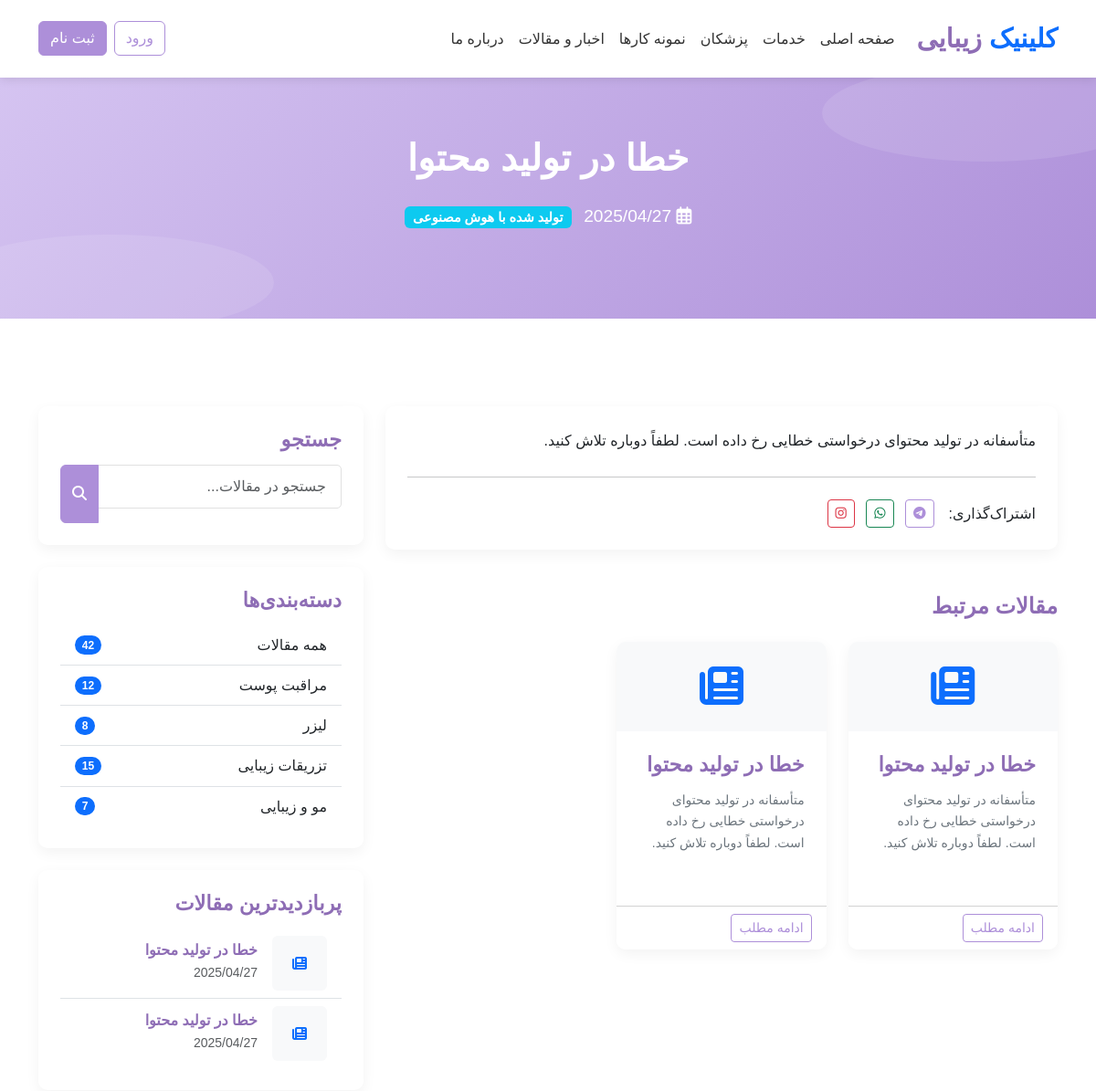
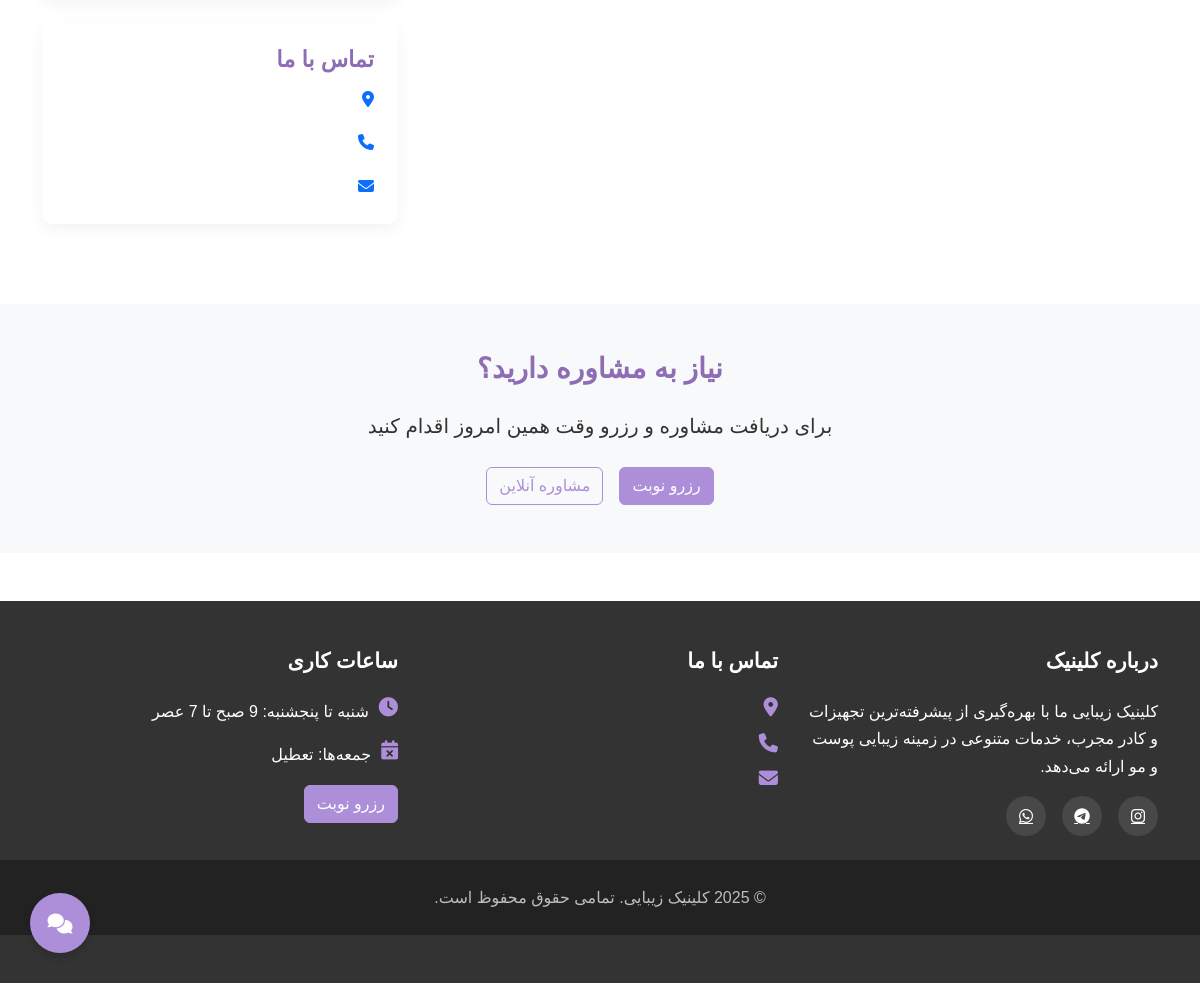
Screenshot of /news/3 with the database file from the repository (2 pictures, top to bottom).
### models.py (models this page shows)
class News(db.Model):
    id = db.Column(db.Integer, primary_key=True)
    title = db.Column(db.String(150), nullable=False)
    content = db.Column(db.Text, nullable=False)
    image_url = db.Column(db.String(255))
    created_at = db.Column(db.DateTime, default=datetime.utcnow)
    is_published = db.Column(db.Boolean, default=True)
    is_ai_generated = db.Column(db.Boolean, default=False)

### routes.py (the view)
@main.route('/news/<int:news_id>')
def news_detail(news_id):
    news_item = News.query.get_or_404(news_id)
    if not news_item.is_published:
        flash('این خبر در دسترس نیست', 'error')
        return redirect(url_for('main.news'))
    related_news = News.query.filter(News.id != news_id, News.is_published == True).order_by(News.created_at.desc()).limit(3).all()
    return render_template('news_detail.html', news=news_item, related_news=related_news)

### app.py (called while the page is built)
@app.context_processor
def inject_now():
    return {'now': datetime.datetime.now()}

### templates/news_detail.html (shortened to what this page needs)
{% extends "base.html" %}
{% block content %}
<section class="hero" style="padding: 4rem 0;">
    <div class="container text-center">
        <h1 data-aos="fade-up">{{ news.title }}</h1>
        <p class="lead" data-aos="fade-up" data-aos-delay="100">
            <span class="me-2"><i class="far fa-calendar-alt"></i> {{ news.created_at.strftime('%Y/%m/%d') }}</span>
            {% if news.is_ai_generated %}
            <span class="badge bg-info">تولید شده با هوش مصنوعی</span>
            {% endif %}
        </p>
    </div>
</section>
<section class="py-5">
    <div class="container">
        <div class="row">
            <div class="col-lg-8">
                <div class="card" data-aos="fade-up">
                    <div class="card-body">
                        <div class="news-article-content">
                            {{ news.content|safe }}
                        </div>
                        <hr class="my-4">
                        <div class="d-flex align-items-center">
                            <span class="me-3">اشتراک‌گذاری:</span>
                            <div class="social-share">
                                <a href="#" class="btn btn-outline-primary btn-sm me-2">
                                    <i class="fab fa-telegram"></i>
                                </a>
                                <a href="#" class="btn btn-outline-success btn-sm me-2">
                                    <i class="fab fa-whatsapp"></i>
                                </a>
                                <a href="#" class="btn btn-outline-danger btn-sm">
                                    <i class="fab fa-instagram"></i>
                                </a>
                            </div>
                        </div>
                    </div>
                </div>
                {% if related_news %}
                <div class="mt-5" data-aos="fade-up">
                    <h4 class="mb-4">مقالات مرتبط</h4>
                    <div class="row">
                        {% for item in related_news %}
                        <div class="col-md-4 mb-4">
                            <div class="card h-100">
                                {% if item.image_url %}
                                <img src="{{ item.image_url }}" alt="{{ item.title }}" class="card-img-top" style="height: 150px; object-fit: cover;">
                                {% else %}
                                <div class="bg-light text-center py-4">
                                    <i class="fas fa-newspaper fa-3x text-primary"></i>
                                </div>
                                {% endif %}
                                <div class="card-body">
                                    <h6 class="card-title">{{ item.title }}</h6>
                                    <p class="card-text small">{{ item.content|truncate(100) }}</p>
                                </div>
                                <div class="card-footer bg-white">
                                    <a href="{{ url_for('main.news_detail', news_id=item.id) }}" class="btn btn-outline-primary btn-sm">ادامه مطلب</a>
                                </div>
                            </div>
                        </div>
                        {% endfor %}
                    </div>
                </div>
                {% endif %}
            </div>
            <div class="col-lg-4">
                <div class="card mb-4" data-aos="fade-up">
                    <div class="card-body">
                        <h5 class="card-title">جستجو</h5>
                        <form action="{{ url_for('main.news') }}" method="get">
                            <div class="input-group">
                                <input type="text" class="form-control" name="search" placeholder="جستجو در مقالات...">
                                <button class="btn btn-primary" type="submit">
                                    <i class="fas fa-search"></i>
                                </button>
                            </div>
                        </form>
                    </div>
                </div>
                <div class="card mb-4" data-aos="fade-up" data-aos-delay="100">
                    <div class="card-body">
                        <h5 class="card-title">دسته‌بندی‌ها</h5>
                        <div class="list-group list-group-flush">
                            <a href="{{ url_for('main.news') }}" class="list-group-item list-group-item-action d-flex justify-content-between align-items-center">
                                همه مقالات
                                <span class="badge bg-primary rounded-pill">42</span>
                            </a>
                            <a href="{{ url_for('main.news') }}?category=skin" class="list-group-item list-group-item-action d-flex justify-content-between align-items-center">
                                مراقبت پوست
                                <span class="badge bg-primary rounded-pill">12</span>
                            </a>
                            <a href="{{ url_for('main.news') }}?category=laser" class="list-group-item list-group-item-action d-flex justify-content-between align-items-center">
                                لیزر
                                <span class="badge bg-primary rounded-pill">8</span>
                            </a>
                            <a href="{{ url_for('main.news') }}?category=injection" class="list-group-item list-group-item-action d-flex justify-content-between align-items-center">
                                تزریقات زیبایی
                                <span class="badge bg-primary rounded-pill">15</span>
                            </a>
                            <a href="{{ url_for('main.news') }}?category=hair" class="list-group-item list-group-item-action d-flex justify-content-between align-items-center">
                                مو و زیبایی
                                <span class="badge bg-primary rounded-pill">7</span>
                            </a>
                        </div>
                    </div>
                </div>
                <div class="card mb-4" data-aos="fade-up" data-aos-delay="200">
                    <div class="card-body">
                        <h5 class="card-title">پربازدیدترین مقالات</h5>
                        <div class="list-group list-group-flush">
                            {% for item in related_news %}
                            <a href="{{ url_for('main.news_detail', news_id=item.id) }}" class="list-group-item list-group-item-action">
                                <div class="d-flex align-items-center">
                                    <div class="flex-shrink-0" style="width: 60px; height: 60px;">
                                        {% if item.image_url %}
                                        <img src="{{ item.image_url }}" alt="{{ item.title }}" class="img-fluid rounded" style="width: 60px; height: 60px; object-fit: cover;">
                                        {% else %}
                                        <div class="bg-light rounded d-flex align-items-center justify-content-center" style="width: 60px; height: 60px;">
                                            <i class="fas fa-newspaper text-primary"></i>
                                        </div>
                                        {% endif %}
                                    </div>
                                    <div class="flex-grow-1 ms-3">
                                        <h6 class="mb-0">{{ item.title }}</h6>
                                        <small class="text-muted">{{ item.created_at.strftime('%Y/%m/%d') }}</small>
                                    </div>
                                </div>
                            </a>
                            {% endfor %}
                        </div>
                    </div>
                </div>
                <div class="card" data-aos="fade-up" data-aos-delay="300">
                    <div class="card-body">
                        <h5 class="card-title">تماس با ما</h5>
                        <div class="d-flex mb-3">
                            <div class="flex-shrink-0">
                                <i class="fas fa-map-marker-alt me-2 text-primary"></i>
                            </div>
                        </div>
                        <div class="d-flex mb-3">
                            <div class="flex-shrink-0">
                                <i class="fas fa-phone me-2 text-primary"></i>
                            </div>
                        </div>
                        <div class="d-flex">
                            <div class="flex-shrink-0">
                                <i class="fas fa-envelope me-2 text-primary"></i>
                            </div>
                        </div>
                    </div>
                </div>
            </div>
        </div>
    </div>
</section>
<section class="py-5 bg-light">
    <div class="container text-center">
        <h3 class="mb-4" data-aos="fade-up">نیاز به مشاوره دارید؟</h3>
        <p class="lead mb-4" data-aos="fade-up" data-aos-delay="100">برای دریافت مشاوره و رزرو وقت همین امروز اقدام کنید</p>
        <div class="d-flex justify-content-center gap-3" data-aos="fade-up" data-aos-delay="200">
            <a href="{{ url_for('main.booking') }}" class="btn btn-primary">رزرو نوبت</a>
            <button class="btn btn-outline-primary" onclick="document.querySelector('.chat-button').click()">مشاوره آنلاین</button>
        </div>
    </div>
</section>
{% endblock %}

### static/css/style.css (style rules this page uses)
:root { --primary-color: #ad8fd9; --primary-light: #d5c4f1; --primary-dark: #8e6db5; --white: #ffffff; --light-gray: #f8f9fa; --dark-gray: #6c757d; --success: #28a745; --danger: #dc3545; --warning: #ffc107; --info: #17a2b8; }
body { font-family: 'Vazir', 'Tahoma', sans-serif; direction: rtl; text-align: right; background-color: var(--white); color: #333; line-height: 1.7; }
h1, h2, h3, h4, h5, h6 { font-weight: bold; color: var(--primary-dark); margin-bottom: 0.8rem; }
a { color: var(--primary-dark); transition: color 0.3s ease; }
.btn-primary { background-color: var(--primary-color); border-color: var(--primary-color); }
.btn-outline-primary { border-color: var(--primary-color); color: var(--primary-color); }
.hero { background: linear-gradient(135deg, var(--primary-light) 0%, var(--primary-color) 100%); padding: 6rem 0; margin-bottom: 3rem; position: relative; overflow: hidden; }
.hero::before { content: ''; position: absolute; top: -5%; right: -5%; width: 30%; height: 40%; background-color: rgba(255, 255, 255, 0.1); border-radius: 50%; }
.hero::after { content: ''; position: absolute; bottom: -5%; left: -5%; width: 30%; height: 40%; background-color: rgba(255, 255, 255, 0.1); border-radius: 50%; }
.hero h1 { color: var(--white); font-size: 2.5rem; margin-bottom: 1.5rem; }
.hero p { color: var(--white); font-size: 1.2rem; margin-bottom: 2rem; }
.card { border: none; border-radius: 10px; box-shadow: 0 5px 15px rgba(0, 0, 0, 0.05); overflow: hidden; transition: transform 0.3s ease, box-shadow 0.3s ease; margin-bottom: 2rem; }
.card-body { padding: 1.5rem; }
.card-title { font-size: 1.4rem; margin-bottom: 0.8rem; color: var(--primary-dark); }
.card-text { color: var(--dark-gray); margin-bottom: 1.2rem; }
.form-control { border-radius: 5px; border: 1px solid #e1e1e1; padding: 0.7rem 1rem; margin-bottom: 1rem; }
.news-article-content { line-height: 1.8; }
[data-aos] { transition-property: transform, opacity !important; }

### rows the page displays
News: title "خطا در تولید محتوا", created_at "2025/04/27", content "متأسفانه در تولید محتوای درخواستی خطایی رخ داده است. لطفاً دوباره تلاش کنید."
News: title "خطا در تولید محتوا", content "متأسفانه در تولید محتوای درخواستی خطایی رخ داده است. لطفاً دوباره تلاش کنید.", created_at "2025/04/27"
News: title "خطا در تولید محتوا", content "متأسفانه در تولید محتوای درخواستی خطایی رخ داده است. لطفاً دوباره تلاش کنید.", created_at "2025/04/27"
